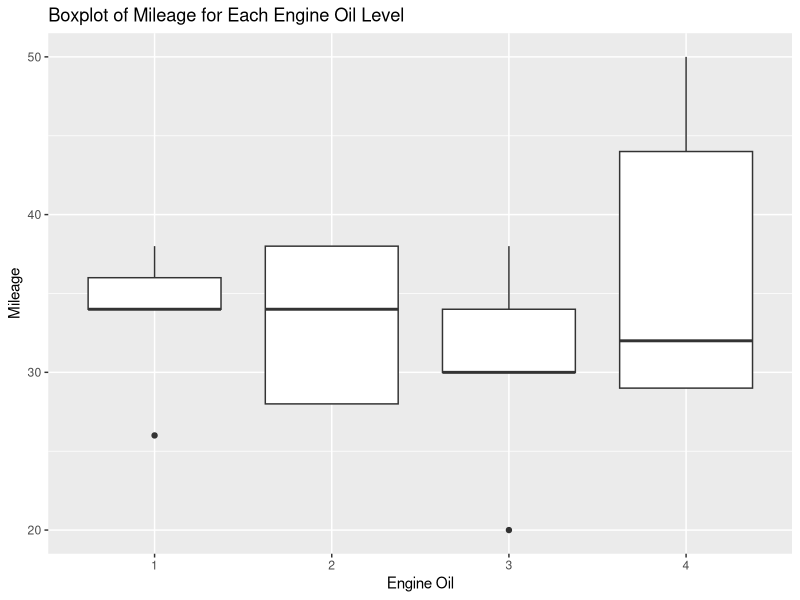

R code for this plot:
#install.packages("tidyverse")
#install.packages("rstatix")
#install.packages("car")
#install.packages("ggplot2")
#install.packages("lme4")

library(tidyverse)
library(rstatix)
library(car)
library(ggplot2)
library(lme4)

# Load the data of the study
dataframe <- data.frame('Cars' = rep(1:5, each = 4),
                        'Oil' = rep(1:4, times = 5),
                        'Mileage' = c(36, 38, 30, 29,
                                      34, 38, 30, 29,
                                      34, 28, 38, 32,
                                      38, 34, 20, 44,
                                      26, 28, 34, 50))
dataframe$Oil <- as.factor(dataframe$Oil)

# THE BOXPLOT 
ggplot(dataframe, aes(x = factor(Oil), y = Mileage)) +
  geom_boxplot() +
  labs(x = "Engine Oil", y = "Mileage") +
  ggtitle("Boxplot of Mileage for Each Engine Oil Level")

# SHAPIRO-WILK test for Test of Normality
shapiro_test <- dataframe %>%
  group_by(Oil) %>%
  summarise(p_value = shapiro.test(Mileage)$p.value)
print(shapiro_test)


# MAULCHY's Test 
mauchly_test <- dataframe %>%
  anova_test(dv = Mileage, wid = Cars, within = Oil, detailed = TRUE)
print(mauchly_test)

# POST-HOC Test
posthoc <- dataframe %>%
  pairwise_t_test(
    Mileage ~ Oil,
    paired = TRUE,
    p.adjust.method = "holm",
    effect.size = "cohen.d"
  )
print(posthoc)
